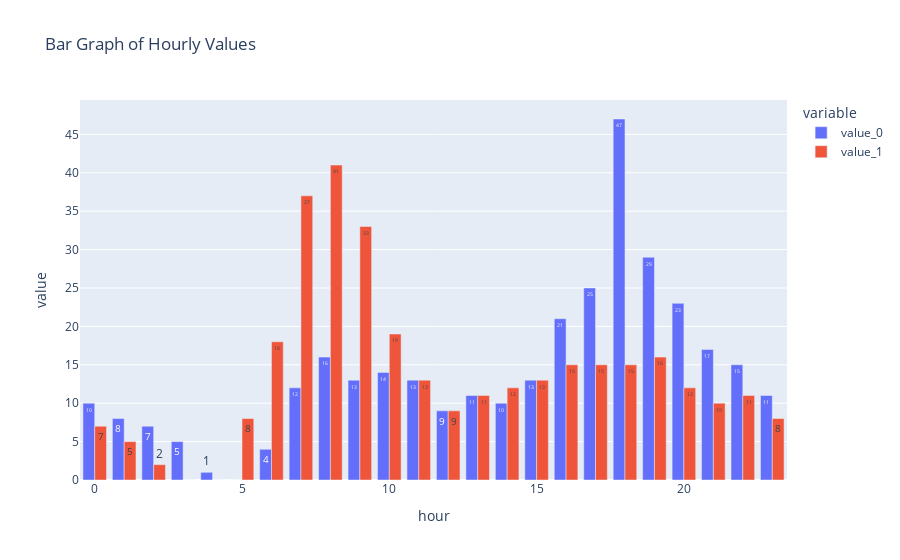

Notebook cell for this chart:
### Code cell
#  hourly_times[f'{timeA.hour}_{train["direction_id"]}']
hourly_times_df = pd.DataFrame(list(hourly_times_arriving.items()), columns=["hour", "value"])


# Split the lists in the 'value' column into separate columns
df_split = hourly_times_df["value"].apply(pd.Series)

# Rename the new columns
df_split.columns = ["value_0", "value_1"]

# Concatenate the new columns back with the 'hour' column
hourly_times_df = pd.concat([hourly_times_df["hour"], df_split], axis=1)


hourly_times_df["hour"] = hourly_times_df["hour"].astype(int)
hourly_times_df.sort_values(by='hour')
hourly_times_df = hourly_times_df.set_index("hour").reindex(range(24), fill_value=0).reset_index()
fig = px.bar(hourly_times_df, 
             x="hour", 
             y=["value_0", "value_1"],
              title="Bar Graph of Hourly Values",
              text_auto=True,
              barmode="group")

# # Show the figure
fig.show()

### Figure 1 — Plotly figure (JSON) as saved in the notebook; plotly's stock layout.template omitted (floating-point values rounded to 4 significant figures)
{"data": [{"alignmentgroup": "True", "hovertemplate": "variable=value_0<br>hour=%{x}<br>value=%{y}<extra></extra>", "legendgroup": "value_0", "marker": {"color": "#636efa", "pattern": {"shape": ""}}, "name": "value_0", "offsetgroup": "value_0", "orientation": "v", "showlegend": true, "textposition": "auto", "texttemplate": "%{y}", "type": "bar", "x": [0, 1, 2, 3, 4, 5, 6, 7, 8, 9, 10, 11, 12, 13, 14, 15, 16, 17, 18, 19, 20, 21, 22, 23], "xaxis": "x", "y": [10, 8, 7, 5, 1, 0, 4, 12, 16, 13, 14, 13, 9, 11, 10, 13, 21, 25, 47, 29, 23, 17, 15, 11], "yaxis": "y"}, {"alignmentgroup": "True", "hovertemplate": "variable=value_1<br>hour=%{x}<br>value=%{y}<extra></extra>", "legendgroup": "value_1", "marker": {"color": "#EF553B", "pattern": {"shape": ""}}, "name": "value_1", "offsetgroup": "value_1", "orientation": "v", "showlegend": true, "textposition": "auto", "texttemplate": "%{y}", "type": "bar", "x": [0, 1, 2, 3, 4, 5, 6, 7, 8, 9, 10, 11, 12, 13, 14, 15, 16, 17, 18, 19, 20, 21, 22, 23], "xaxis": "x", "y": [7, 5, 2, 0, 0, 8, 18, 37, 41, 33, 19, 13, 9, 11, 12, 13, 15, 15, 15, 16, 12, 10, 11, 8], "yaxis": "y"}], "layout": {"barmode": "group", "legend": {"title": {"text": "variable"}, "tracegroupgap": 0}, "title": {"text": "Bar Graph of Hourly Values"}, "xaxis": {"anchor": "y", "domain": [0, 1], "title": {"text": "hour"}}, "yaxis": {"anchor": "x", "domain": [0, 1], "title": {"text": "value"}}}}
